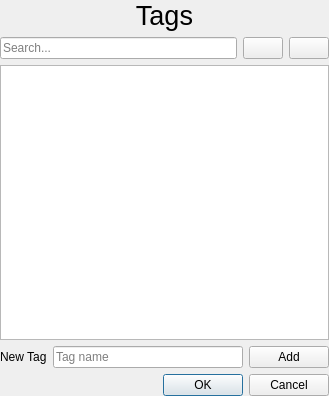
<?xml version="1.0" encoding="UTF-8"?>
<ui version="4.0">
 <class>MngActivityTags</class>
 <widget class="QWidget" name="MngActivityTags">
  <property name="geometry">
   <rect>
    <x>0</x>
    <y>0</y>
    <width>329</width>
    <height>396</height>
   </rect>
  </property>
  <property name="windowTitle">
   <string>Form</string>
  </property>
  <layout class="QVBoxLayout" name="verticalLayout">
   <property name="spacing">
    <number>6</number>
   </property>
   <property name="leftMargin">
    <number>0</number>
   </property>
   <property name="topMargin">
    <number>0</number>
   </property>
   <property name="rightMargin">
    <number>0</number>
   </property>
   <property name="bottomMargin">
    <number>0</number>
   </property>
   <item>
    <widget class="QLabel" name="label_2">
     <property name="font">
      <font>
       <pointsize>20</pointsize>
       <bold>false</bold>
       <kerning>true</kerning>
      </font>
     </property>
     <property name="text">
      <string>Tags</string>
     </property>
     <property name="alignment">
      <set>Qt::AlignmentFlag::AlignCenter</set>
     </property>
    </widget>
   </item>
   <item>
    <layout class="QHBoxLayout" name="horizontalLayout">
     <item>
      <widget class="QLineEdit" name="search_edit">
       <property name="text">
        <string/>
       </property>
       <property name="placeholderText">
        <string>Search...</string>
       </property>
      </widget>
     </item>
     <item>
      <widget class="QPushButton" name="reset_search_btn">
       <property name="toolTip">
        <string>Reset tag search</string>
       </property>
       <property name="text">
        <string/>
       </property>
       <property name="icon">
        <iconset theme="QIcon::ThemeIcon::ViewRefresh"/>
       </property>
      </widget>
     </item>
     <item>
      <widget class="QPushButton" name="delete_tag_btn">
       <property name="toolTip">
        <string>Delete selected tags</string>
       </property>
       <property name="text">
        <string/>
       </property>
       <property name="icon">
        <iconset theme="QIcon::ThemeIcon::EditDelete"/>
       </property>
      </widget>
     </item>
    </layout>
   </item>
   <item>
    <widget class="QListWidget" name="tag_list">
     <property name="selectionMode">
      <enum>QAbstractItemView::SelectionMode::MultiSelection</enum>
     </property>
    </widget>
   </item>
   <item>
    <layout class="QHBoxLayout" name="horizontalLayout_2">
     <item>
      <widget class="QLabel" name="label">
       <property name="text">
        <string>New Tag</string>
       </property>
      </widget>
     </item>
     <item>
      <widget class="QLineEdit" name="tag_entry">
       <property name="toolTip">
        <string>Insert new tag here</string>
       </property>
       <property name="placeholderText">
        <string>Tag name</string>
       </property>
      </widget>
     </item>
     <item>
      <widget class="QPushButton" name="add_tag_btn">
       <property name="toolTip">
        <string>Create new tag</string>
       </property>
       <property name="text">
        <string>Add</string>
       </property>
      </widget>
     </item>
    </layout>
   </item>
   <item>
    <widget class="QDialogButtonBox" name="tag_btn_box">
     <property name="standardButtons">
      <set>QDialogButtonBox::StandardButton::Cancel|QDialogButtonBox::StandardButton::Ok</set>
     </property>
    </widget>
   </item>
  </layout>
 </widget>
 <resources/>
 <connections/>
</ui>
